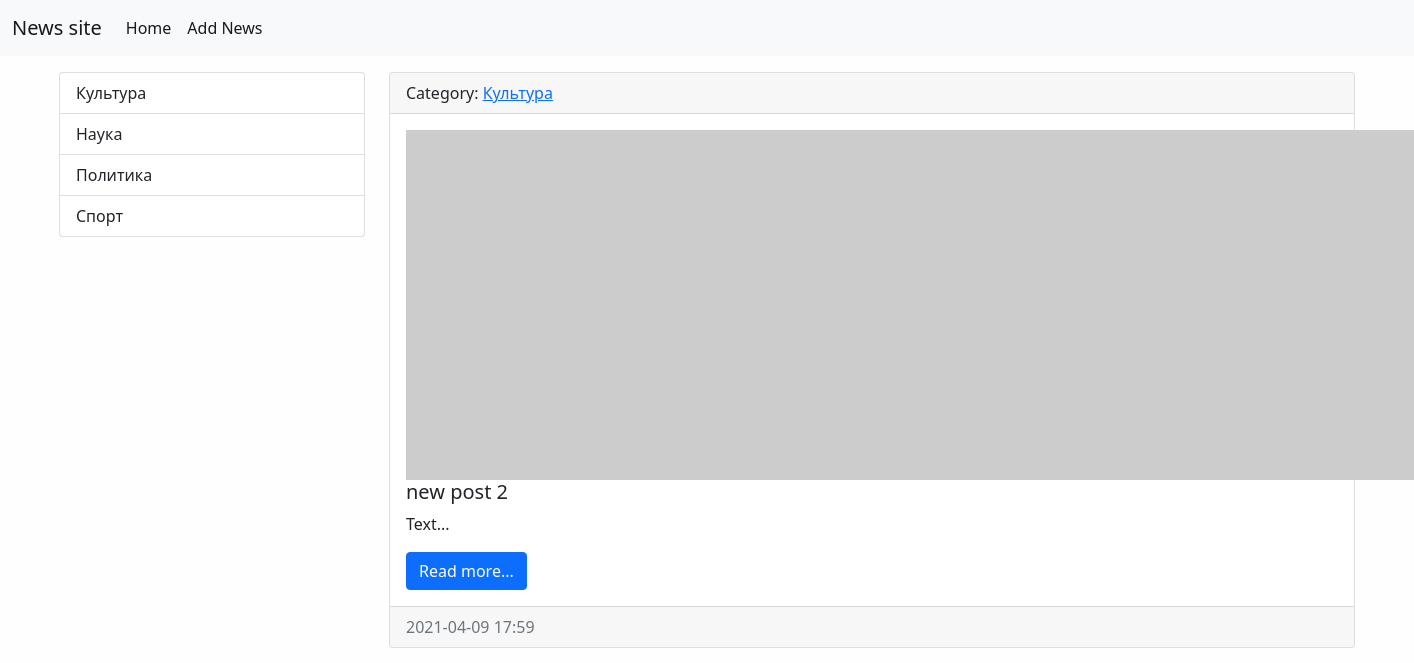
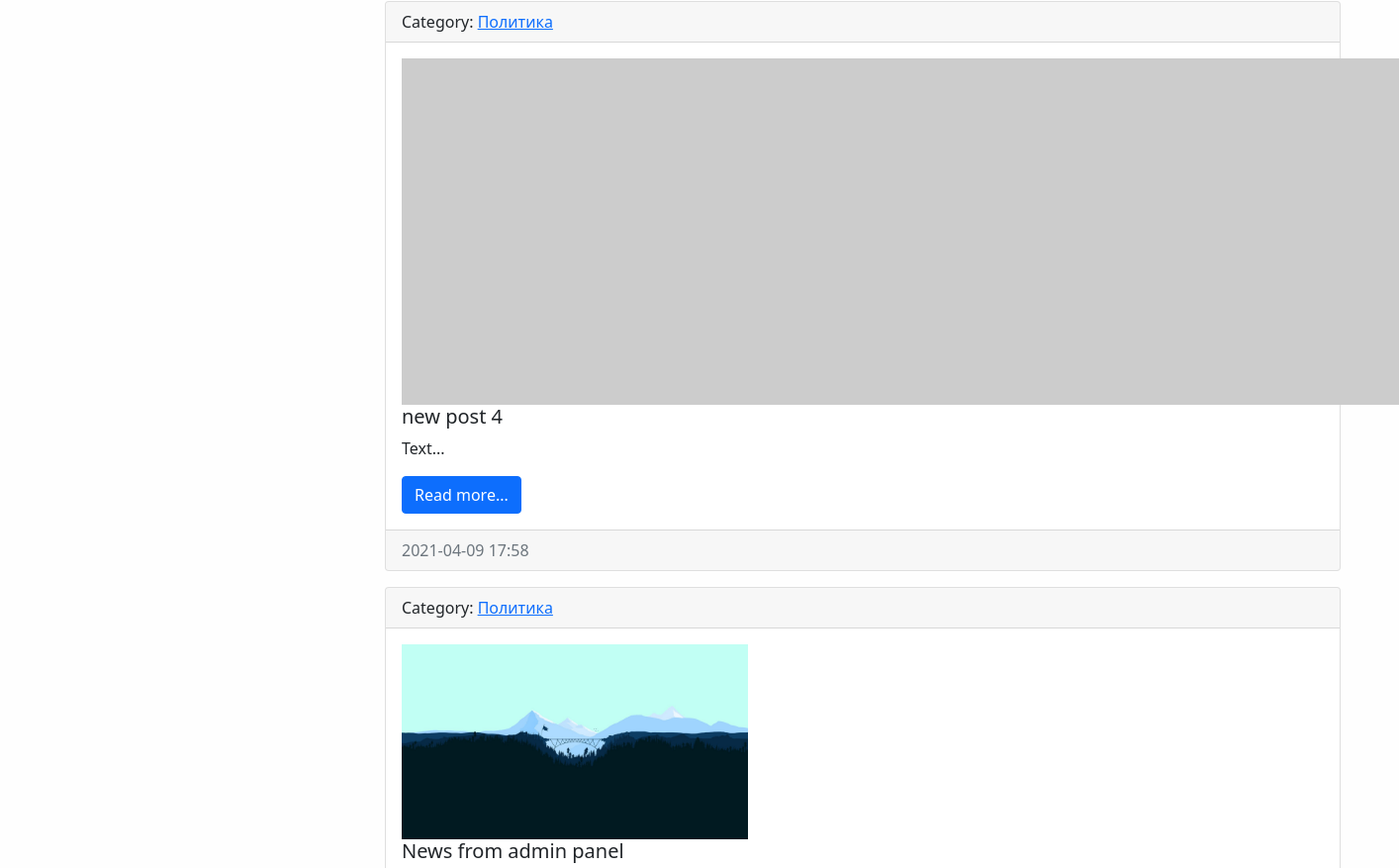
The app's page / (upper part), older data (2 pictures, top to bottom).
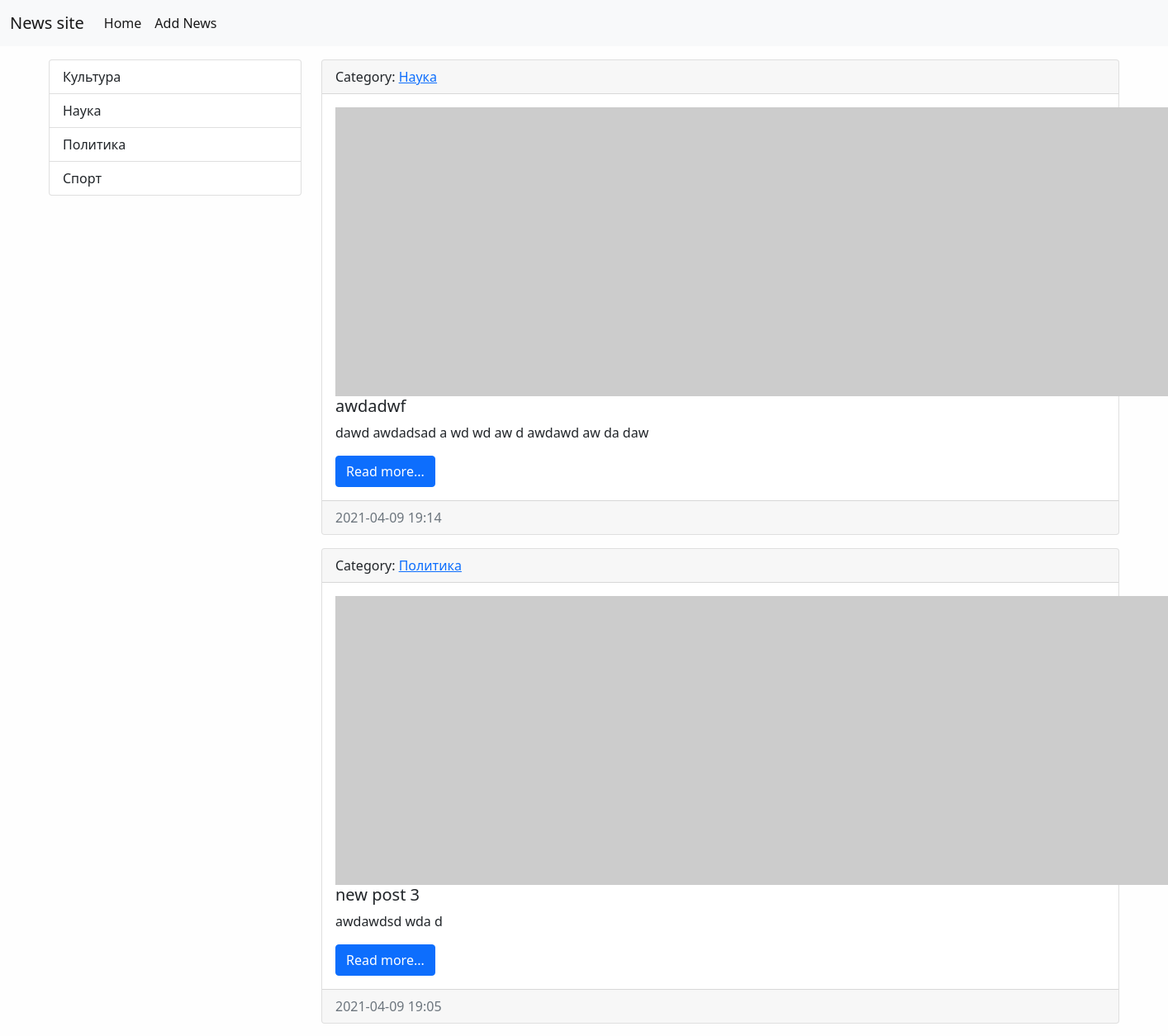
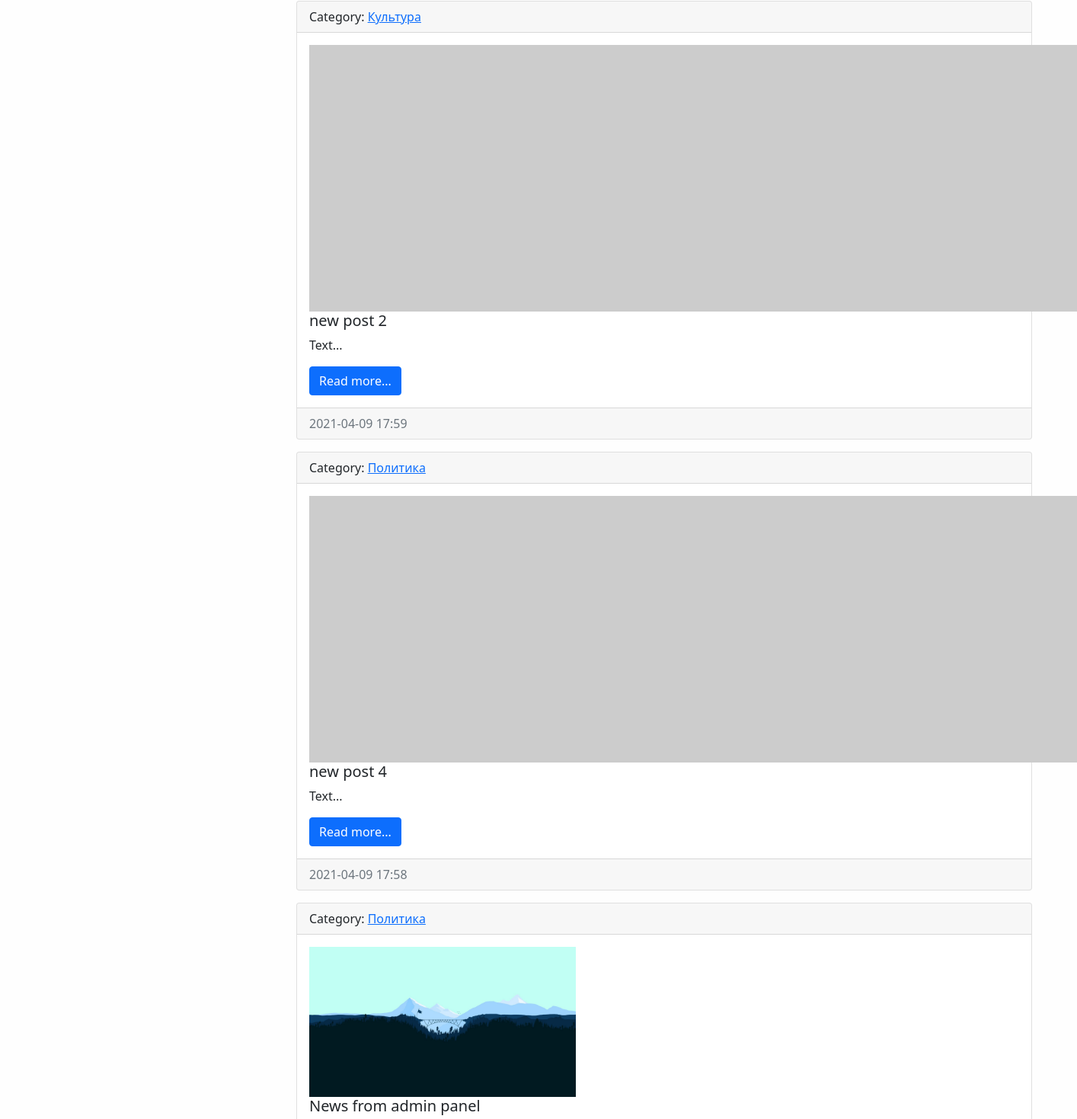
The same page, newer data (2 pictures, top to bottom).
### news/models.py (models this page shows, shortened)
class Category(models.Model):
    title = models.CharField(max_length=150, db_index=True, verbose_name='Name category')
    def get_absolute_url(self):
        return reverse('category', kwargs={"category_id": self.pk})
    class Meta:
        verbose_name = 'Category'
        verbose_name_plural = 'Categories'
        ordering = ['title']

class News(models.Model):
    title = models.CharField(max_length=150, verbose_name='Name')
    content = models.TextField(blank=True, verbose_name='Content')
    created_at = models.DateTimeField(auto_now_add=True, verbose_name='Data of publication')
    updated_at = models.DateTimeField(auto_now=True, verbose_name='Updated')
    photo = models.ImageField(upload_to='photos/%Y/%m/%d/', verbose_name='Photo', blank=True)
    is_published = models.BooleanField(default=True, verbose_name='Published')
    category = models.ForeignKey('Category', on_delete=models.PROTECT, verbose_name='Category')
    def get_absolute_url(self):
        return reverse('view_news', kwargs={"pk": self.pk})
    class Meta:
        verbose_name = 'News'
        verbose_name_plural = 'News'
        ordering = ['-created_at']

### news/views.py (the view)
# urls.py: path('', HomeView.as_view(), name='home'),
class HomeView(ListView):
    model = News  # Получение данных News
    template_name = 'news/home_news_list.html'  # Переопределение шаблона
    context_object_name = 'news'  # Переопределение названия объекта
    def get_context_data(self, *, object_list=None, **kwargs):
        context = super().get_context_data(**kwargs)  # *Возращение родительского метода
        context['title'] = 'Home page'   # Добавление шапки сайта
        return context
    def get_queryset(self):
        return News.objects.filter(is_published=True)

### news/templatetags/news_tags.py (called while the page is built)
@register.inclusion_tag('news/list_categories.html')
def show_categories(arg1='Hello', arg2='world'):
    categories = Category.objects.all()
    return {"categories": categories, "arg1": arg1, "arg2": arg2}

### news/templates/news/home_news_list.html (shortened to what this page needs)
{% extends 'base.html' %}
{% block sidebar %}
{% include 'inc/_sidebar.html' %}
{% endblock %}
{% block content %}
{% for item in news %}
<div class="card mb-3">
    <div class="card-header">
        Category: <a href="{{ item.category.get_absolute_url }}">{{ item.category.title }}</a>
    </div>
    <div class="card-body">
        <div class="media">
            {% if item.photo %}
            <img src="{{ item.photo.url }}" alt="" width="350" class="mr-3">
            {% else %}
            <img src="https://picsum.photos/id/1060/350/196/?blur=2" alt="" class="mr-3">
            {% endif %}
            <div class="media-body">
                <h5 class="card-title ">{{ item.title }}</h5>
                <p class="card-text">{{ item.content|truncatewords:50 }}</p>
                <a href="{{ item.get_absolute_url }}" class="btn btn-primary">Read more...</a>
            </div>
        </div>
    </div>
    <div class="card-footer text-muted">
        {{ item.created_at|date:"Y-m-d H:i" }}
    </div>
</div>
{% endfor %}
{% endblock %}

### templates/base.html (shortened to what this page needs)
<!doctype html>
{% load static %}
<html lang="en">
<head>
  <link rel="stylesheet" href="{% static 'bootstrap/css/bootstrap.min.css' %}">
  <link rel="stylesheet" href="{% static 'css/style.css' %}">
</head>
<body>
{% include 'inc/_nav.html' %}
<div class="container mt-3">
    <div class="row">
        <div class="col-md-3">
            {% block sidebar %}SIDEBAR{% endblock %}
        </div>
        <div class="col-md-9">
            {% block content %}CONTENT{% endblock %}
        </div>
  </div>
</div>
</body>
</html>

### templates/inc/_nav.html (shortened to what this page needs)
<nav class="navbar navbar-expand-lg navbar-light bg-light">
  <div class="container-fluid">
    <a class="navbar-brand" href="{% url 'home' %}">News site</a>
    <div class="collapse navbar-collapse" id="navbarSupportedContent">
      <ul class="navbar-nav me-auto mb-2 mb-lg-0">
        <li class="nav-item"><a class="nav-link active" aria-current="page" href="{% url 'home' %}">Home</a></li>
        <li class="nav-item"><a class="nav-link active" aria-current="page" href="{% url 'add_news' %}">Add News</a></li>
      </ul>
    </div>
  </div>
</nav>

### templates/inc/_sidebar.html (shortened to what this page needs)
{% load news_tags %}
{% show_categories %}

### news/templates/news/list_categories.html
<div class="list-group">
    {% for item in categories %}
    <a href="{{ item.get_absolute_url }}" class="list-group-item list-group-item-action">{{ item.title }}</a>
    {% endfor %}
</div>

### mysite/static/css/style.css (style rules this page uses)
body { background-color: #fefefe; }

Row changes from the older to the newer data that the page shows:
added News: category "Наука", title "awdadwf", content "dawd awdadsad a wd wd aw d awdawd aw da daw", created_at "2021-04-09 19:14"
added News: category "Политика", title "new post 3", content "awdawdsd wda d", created_at "2021-04-09 19:05"
